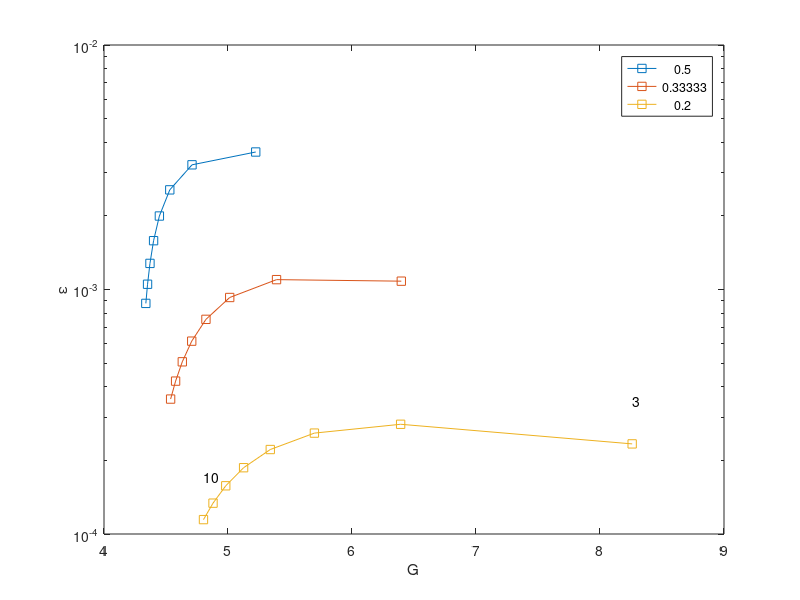

The MATLAB source for this figure:
% At which value of G (nodes per wavelength) are the two components 
% of dispersion error (spatial and temporal) comparable ?
% How large is the dispersion error then ?

% timestep / critical_timestep
gammas = [1/2 1/3 1/5];

load P_dx_wmax

% select polynomial orders
P = [3:10];
Omega = wmax(P);

% time scheme parameters (accuracy and stability)
q=2; B = 1/24; C=2; % centered diff

% dimension
DIM = 2;

Ap = 0.5*(factorial(P)./factorial(2*P)).^2 ./(2*P+1)./P;

for g=gammas,
  G = 2*pi*P./ (B./Ap .*(g*C/sqrt(DIM)./Omega).^q).^(1./(2*P-q));
  err = Ap.* (2*pi*P./G).^(2*P);
  semilogy(G,err,'-s')
  hold all
end
hold off
legend(num2str(gammas'))
xlabel('G')
ylabel('\epsilon')
text(G(end),err(end)*1.5,num2str(P(end)))
text(G(1),err(1)*1.5,num2str(P(1)))


